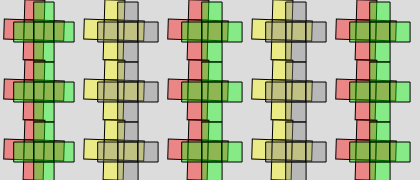
Frame 1 (no input)
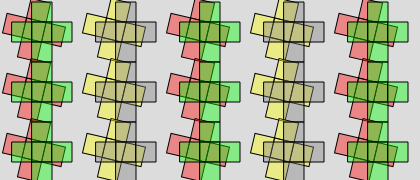
Frame 60 (no input)
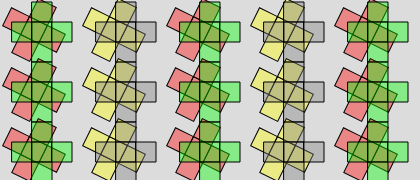
Frame 120 (the mouse pressed at the canvas centre since frame 60)

The p5.js sketch that drew these frames (run headless with seeded random() and noise() and a simulated clock; from frame 60 on, the mouse is pressed at the canvas centre):

// p5.js sketch
// ── sketch.js
function setup() {
  createCanvas(420, 180);
  // create_ui();
  // frameRate(1);
  console.log('sin(PI * 0/60)', sin(PI * 0 / 60))
  console.log('sin(PI * 30/60)', sin(PI * 30 / 60))
  console.log('sin(PI * 60/60)', sin(PI * 60 / 60))
  console.log('sin(PI * 90/60)', sin(PI * 90 / 60))
  console.log('sin(PI * 120/60)', sin(PI * 120 / 60))
}
let a_sin;

function draw() {
  // at frameCount==30 --> 1.0
  // at frameCount==90 --> -1.0
  a_sin = sin(PI * frameCount / 60);
  background(220);
  draw_row();
  translate(0, 60);
  draw_row();
  translate(0, 60);
  draw_row();
  // update_ui()
}
let c_red = [255, 0, 0, 100];
let c_green = [0, 255, 0, 100];
let c_yellow = [255, 255, 0, 100];
let c_gray = [128, 128, 128, 100];

function draw_row() {
  draw_fem(4, 40, c_red);
  draw_mon(42, 32, c_green);
  draw_fem(84, 40, c_yellow);
  draw_mon(126, 32, c_gray);
  draw_fem(168, 40, c_red);
  draw_mon(210, 32, c_green);
  draw_fem(252, 40, c_yellow);
  draw_mon(294, 32, c_gray);
  draw_fem(336, 40, c_red);
  draw_mon(378, 32, c_green);
}

function draw_fem(xpos, ypos, acolor) {
  push();
  // rotate( frameCount * 0.03);
  translate(xpos + 30, ypos - 10)
  rotate(frameCount * 0.03);
  fill(acolor);
  draw_core();
  pop();
}

function draw_mon(xpos, ypos, acolor) {
  xpos += a_sin * 40;
  fill(acolor);
  translate(xpos, ypos)
  draw_core();
  translate(-xpos, -ypos)
}

function draw_core() {
  // rect(0,0,1,1)
  rect(20 - 30, 0 - 30, 20, 20);
  rect(0 - 30, 20 - 30, 20, 20);
  rect(20 - 30, 20 - 30, 20, 20);
  rect(40 - 30, 20 - 30, 20, 20);
  rect(20 - 30, 40 - 30, 20, 20);
}

function create_ui() {
  createSpan().id('mox');
  createSpan().id('moy');
  createSpan().id('cco');
  createP();
  createSpan().id('frc');
  createSpan().id('a_sin');
}

function update_ui() {
  select('#mox').html('[mouseX=' + mouseX + '] ')
  select('#moy').html('[mouseY=' + mouseY + '] ')
  select('#cco').html('[RGBA=' + get(mouseX, mouseY) + '] ')
  select('#frc').html('[frc=' + frameCount + '] ');
  select('#a_sin').html('sin=' + a_sin)
}

// https://editor.p5js.org/jht1493/sketches/PCXJkfLz5
// draw_fem mon matrix spin

// a duty free gift for the traveler
// theme for the Eulipions
// rahsaan roland kirk
